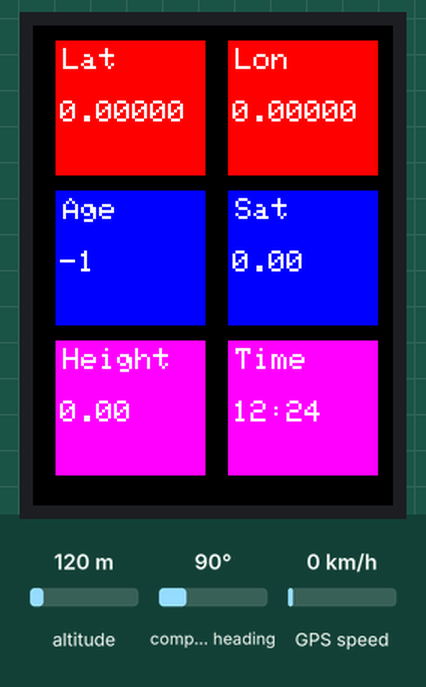
This sketch was run on a simulated ESP32. Parts: 240×320 colour display. Inputs (shaded band) come from the test bench; at power-on: altitude 120 m, compass heading 90°, GPS speed 0 km/h. Storage starts empty; the GPS gets a fix after 3 s at 37.7749, -122.4194 with 8 satellites; what the sketch prints to the serial monitor is not drawn.

Above: at 1.9 s.
2.0 s: altitude set to 20 m
At 5.4 s:
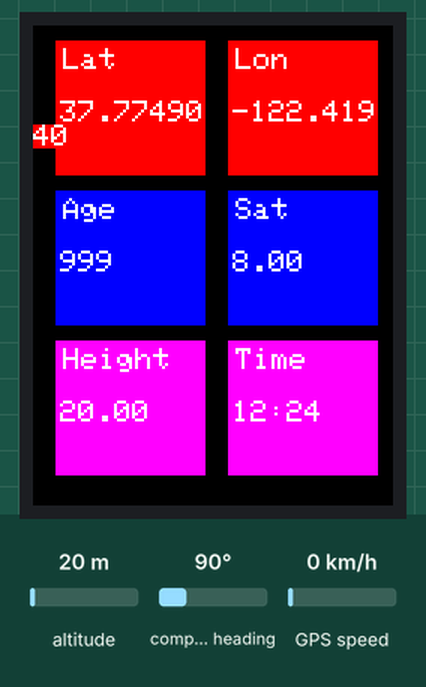
5.8 s: altitude set to 250 m
At 7.9 s:
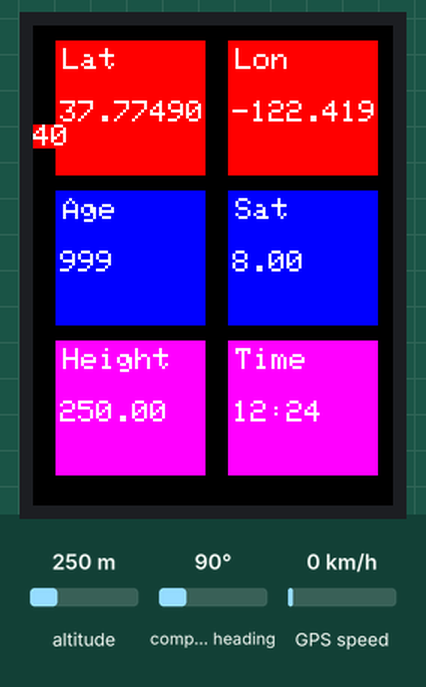
8.9 s: altitude set to 500 m
At 11.6 s:
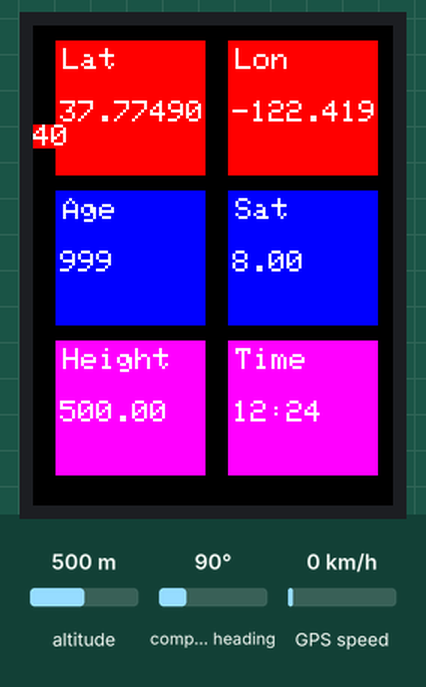
Timing chart, 0 to 13.1 s (numbered marks = the images above; inputs shaded):
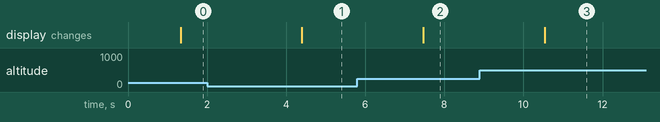

The sketch:

esp_GPS_TFT.ino
```cpp
/*
 * This code is made for ESP32 with TFT SPI 2.4 + SD card + GPS (Skylab SKM53)
 * Code is in development.
 */
// Includes of libraries
#include "SPI.h"
#include "Adafruit_GFX.h"
#include "Adafruit_ILI9341.h"
#include <TinyGPS++.h>
#include <mySD.h>

// Definitons of TFT pins
#define TFT_DC 12 //4
#define TFT_CS 15 //15
#define TFT_RST 4 //2
//#define TFT_MISO 19
#define TFT_MOSI 13      //23
#define TFT_CLK 14 //18
// Definitions of pins of SD pins
#define SD_CS 5 //13
#define SD_MOSI  23
#define SD_MISO  19
#define SD_SCK   18

// Colours
#define BLACK   0x0000
#define BLUE    0x001F
#define RED     0xF800
#define MAGENTA 0xF81F
#define WHITE   0xFFFF

//GPS set-up
static const int RXPin = 16, TXPin = 17;
HardwareSerial GPS(1);
TinyGPSPlus gps;
Adafruit_ILI9341 tft = Adafruit_ILI9341(TFT_CS, TFT_DC, TFT_MOSI, TFT_CLK, TFT_RST);//, TFT_MISO

// Declaration of variables
float LAT, LON, ALT, SAT;
int AGE;
String TIME = "";

void setup() {
  Serial.begin(115200); //Serial is for testing purpose, not needed.
  GPS.begin(9600, SERIAL_8N1, RXPin, TXPin); //Initialization of GPS module
  Serial.print("Initializing SD card..."); //Serial is for testing purpose, not needed.
  if (!SD.begin(SD_CS, SD_MOSI, SD_MISO, SD_SCK)) {//Initialization of SD card
    Serial.println("SD card failed!"); //Serial is for testing purpose, not needed.
    return;
  }
  Serial.println("SD card initialised!"); //Serial is for testing purpose, not needed.
  tft.begin(); //Initialization of TFT
  tft.setRotation(0); //Setting rotation to zero, it is possible to change by 90 degrees
  tft.fillScreen(BLACK); //Setting black background
  tft.setCursor(0, 0); //Setting position of cursor to 0,0
  tft.setTextColor(WHITE,RED); //Setting text and background color
  tft.setTextSize(2);
  tft.drawRect(15, 10, 100, 90, RED); //Drawing top left rectangle
  tft.fillRect(15,10,100,90,RED);
  tft.setCursor(20, 15);
  tft.print("Lat");
  tft.drawRect(130, 10, 100, 90, RED); //Drawing top right rectangle
  tft.fillRect(130,10,100,90,RED);
  tft.setCursor(135, 15);
  tft.print("Lon");
  tft.setTextColor(WHITE,BLUE);
  tft.drawRect(15, 110, 100, 90, BLUE); //Drawing middle left rectangle
  tft.fillRect(15,110,100,90,BLUE);
  tft.setCursor(20, 115);
  tft.print("Age");
  tft.drawRect(130, 110, 100, 90, BLUE); //Drawing middle right rectangle
  tft.fillRect(130,110,100,90,BLUE);
  tft.setCursor(135, 115);
  tft.print("Sat");
  tft.setTextColor(WHITE,MAGENTA);
  tft.drawRect(15, 210, 100, 90, MAGENTA); //Drawing lower left rectangle
  tft.fillRect(15,210,100,90,MAGENTA);
  tft.setCursor(20, 215);
  tft.print("Height");
  tft.drawRect(130, 210, 100, 90, MAGENTA); //Drawing lower right rectangle
  tft.fillRect(130,210,100,90,MAGENTA);
  tft.setCursor(135, 215);
  tft.print("Time");
}


void loop(void) {
  getGPS();  //Calling function getGPS - getting values from GPS
  tft.setTextColor(WHITE,RED);
  tft.setCursor(18,50);
  tft.print(LAT,5);
  tft.setCursor(133,50);
  tft.print(LON,5);
  tft.setTextColor(WHITE,BLUE);
  tft.setCursor(18,150);
  tft.print(AGE);
  tft.setCursor(133,150);
  tft.print(SAT);
  tft.setTextColor(WHITE,MAGENTA);
  tft.setCursor(18,250);
  tft.print(ALT);
  tft.setCursor(133,250);
  tft.print(TIME);
  //Saving data from GPS to file datalog.txt on SD card
  //If datalog.txt isnt created, it will be created
  String dataString = ""; //Declaration of variable - for saving values on SD card. Saving is by rows
  dataString += "ASCII";
  dataString += ",";
  dataString += "City";
  dataString += ",";
  double latt = LAT*1000; //Multiplication of variable for web application
  dataString += String(latt);
  double lonn = LON*1000;
  dataString += ",";
  dataString += String(lonn);
  File dataFile = SD.open("datalog.txt", FILE_WRITE);
  if (dataFile)
    {
      dataFile.println(dataString);
      dataFile.close();
      Serial.println(dataString);
    }
    else
    {
      Serial.println("error opening datalog.txt");
    }
}

void getGPS(){
  bool newdata = false;
  unsigned long start = millis();
  while (millis() - start <1000)
    {
      if (feedgps ())
        {
          newdata = true;
        }
    }
  if (newdata)
    {
      LAT = gps.location.lat();
      LON = gps.location.lng();
      SAT = gps.satellites.value();
      ALT = gps.altitude.meters();
      AGE = gps.location.age();
      TIME = gps.time.hour()+2; //Value of constant depends on time
      TIME += ":";
      TIME += gps.time.minute();
      feedgps();
    }
}

bool feedgps(){
  while (GPS.available())
  {
    if (gps.encode(GPS.read()))
    return true;
  }
  return 0;
}
```

Measured:
- after the input at 2.0 s, the display: changes after 2.4 s (image 1)
- after the input at 5.8 s, the display: changes after 1.7 s (image 2)
- after the input at 8.9 s, the display: changes after 1.6 s (image 3)
